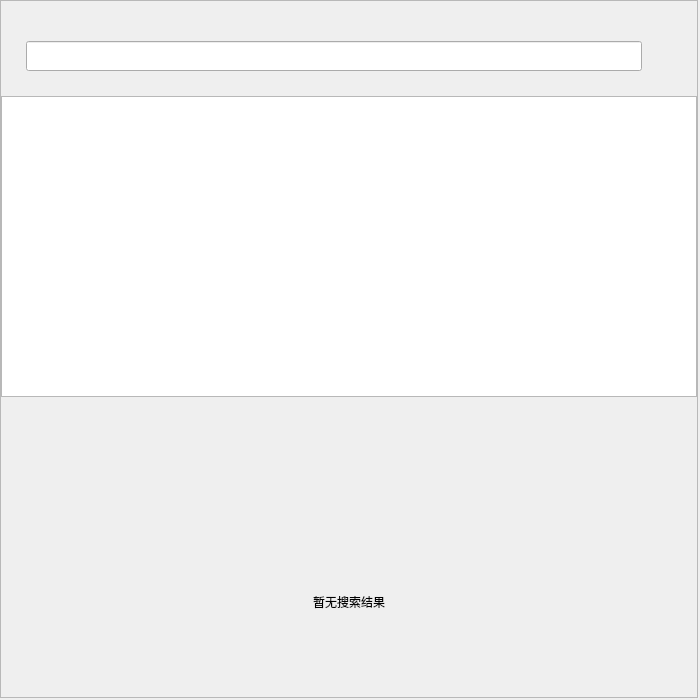
<?xml version="1.0" encoding="UTF-8"?>
<ui version="4.0">
 <class>FindDialog</class>
 <widget class="QDialog" name="FindDialog">
  <property name="enabled">
   <bool>true</bool>
  </property>
  <property name="geometry">
   <rect>
    <x>0</x>
    <y>0</y>
    <width>700</width>
    <height>700</height>
   </rect>
  </property>
  <property name="minimumSize">
   <size>
    <width>700</width>
    <height>700</height>
   </size>
  </property>
  <layout class="QVBoxLayout" name="verticalLayout">
   <property name="spacing">
    <number>0</number>
   </property>
   <property name="leftMargin">
    <number>0</number>
   </property>
   <property name="topMargin">
    <number>0</number>
   </property>
   <property name="rightMargin">
    <number>2</number>
   </property>
   <property name="bottomMargin">
    <number>2</number>
   </property>
   <item>
    <widget class="QFrame" name="lenis_find_frame">
     <property name="frameShape">
      <enum>QFrame::Shape::StyledPanel</enum>
     </property>
     <property name="frameShadow">
      <enum>QFrame::Shadow::Raised</enum>
     </property>
     <layout class="QVBoxLayout" name="verticalLayout_3">
      <property name="spacing">
       <number>0</number>
      </property>
      <property name="leftMargin">
       <number>0</number>
      </property>
      <property name="topMargin">
       <number>0</number>
      </property>
      <property name="rightMargin">
       <number>0</number>
      </property>
      <property name="bottomMargin">
       <number>0</number>
      </property>
      <item>
       <widget class="MyTitleBar" name="lenis_title_bar_wid" native="true">
        <property name="minimumSize">
         <size>
          <width>0</width>
          <height>25</height>
         </size>
        </property>
        <property name="maximumSize">
         <size>
          <width>16777215</width>
          <height>25</height>
         </size>
        </property>
       </widget>
      </item>
      <item>
       <widget class="QWidget" name="lenis_search_wid" native="true">
        <property name="minimumSize">
         <size>
          <width>0</width>
          <height>70</height>
         </size>
        </property>
        <property name="maximumSize">
         <size>
          <width>16777215</width>
          <height>70</height>
         </size>
        </property>
        <layout class="QHBoxLayout" name="horizontalLayout">
         <property name="spacing">
          <number>0</number>
         </property>
         <property name="leftMargin">
          <number>0</number>
         </property>
         <property name="topMargin">
          <number>10</number>
         </property>
         <property name="rightMargin">
          <number>0</number>
         </property>
         <property name="bottomMargin">
          <number>20</number>
         </property>
         <item>
          <spacer name="horizontalSpacer">
           <property name="orientation">
            <enum>Qt::Orientation::Horizontal</enum>
           </property>
           <property name="sizeType">
            <enum>QSizePolicy::Policy::Fixed</enum>
           </property>
           <property name="sizeHint" stdset="0">
            <size>
             <width>25</width>
             <height>20</height>
            </size>
           </property>
          </spacer>
         </item>
         <item>
          <widget class="CustomEdit" name="lenis_search_edit">
           <property name="minimumSize">
            <size>
             <width>0</width>
             <height>30</height>
            </size>
           </property>
           <property name="maximumSize">
            <size>
             <width>16777215</width>
             <height>30</height>
            </size>
           </property>
          </widget>
         </item>
         <item>
          <widget class="QWidget" name="lenis_close_wid" native="true">
           <property name="minimumSize">
            <size>
             <width>30</width>
             <height>30</height>
            </size>
           </property>
           <property name="maximumSize">
            <size>
             <width>30</width>
             <height>30</height>
            </size>
           </property>
           <layout class="QHBoxLayout" name="horizontalLayout_3">
            <property name="spacing">
             <number>0</number>
            </property>
            <property name="leftMargin">
             <number>0</number>
            </property>
            <property name="topMargin">
             <number>0</number>
            </property>
            <property name="rightMargin">
             <number>0</number>
            </property>
            <property name="bottomMargin">
             <number>0</number>
            </property>
            <item>
             <widget class="MyCloseLabel" name="lenis_close_lb">
              <property name="minimumSize">
               <size>
                <width>15</width>
                <height>15</height>
               </size>
              </property>
              <property name="maximumSize">
               <size>
                <width>15</width>
                <height>15</height>
               </size>
              </property>
              <property name="text">
               <string/>
              </property>
              <property name="alignment">
               <set>Qt::AlignmentFlag::AlignCenter</set>
              </property>
             </widget>
            </item>
           </layout>
          </widget>
         </item>
         <item>
          <spacer name="horizontalSpacer_2">
           <property name="orientation">
            <enum>Qt::Orientation::Horizontal</enum>
           </property>
           <property name="sizeType">
            <enum>QSizePolicy::Policy::Fixed</enum>
           </property>
           <property name="sizeHint" stdset="0">
            <size>
             <width>25</width>
             <height>20</height>
            </size>
           </property>
          </spacer>
         </item>
        </layout>
       </widget>
      </item>
      <item>
       <widget class="QListWidget" name="lenis_find_list"/>
      </item>
      <item>
       <widget class="QWidget" name="lenis_not_found_wid" native="true">
        <layout class="QVBoxLayout" name="verticalLayout_2">
         <property name="spacing">
          <number>0</number>
         </property>
         <property name="leftMargin">
          <number>0</number>
         </property>
         <property name="topMargin">
          <number>0</number>
         </property>
         <property name="rightMargin">
          <number>0</number>
         </property>
         <property name="bottomMargin">
          <number>0</number>
         </property>
         <item>
          <spacer name="verticalSpacer_2">
           <property name="orientation">
            <enum>Qt::Orientation::Vertical</enum>
           </property>
           <property name="sizeHint" stdset="0">
            <size>
             <width>20</width>
             <height>40</height>
            </size>
           </property>
          </spacer>
         </item>
         <item>
          <widget class="QWidget" name="widget" native="true">
           <layout class="QHBoxLayout" name="horizontalLayout_2">
            <property name="spacing">
             <number>0</number>
            </property>
            <property name="leftMargin">
             <number>0</number>
            </property>
            <property name="topMargin">
             <number>0</number>
            </property>
            <property name="rightMargin">
             <number>0</number>
            </property>
            <property name="bottomMargin">
             <number>10</number>
            </property>
            <item>
             <spacer name="horizontalSpacer_3">
              <property name="orientation">
               <enum>Qt::Orientation::Horizontal</enum>
              </property>
              <property name="sizeHint" stdset="0">
               <size>
                <width>40</width>
                <height>20</height>
               </size>
              </property>
             </spacer>
            </item>
            <item>
             <widget class="QLabel" name="lenis_null_icon">
              <property name="minimumSize">
               <size>
                <width>100</width>
                <height>100</height>
               </size>
              </property>
              <property name="maximumSize">
               <size>
                <width>100</width>
                <height>100</height>
               </size>
              </property>
              <property name="alignment">
               <set>Qt::AlignmentFlag::AlignCenter</set>
              </property>
             </widget>
            </item>
            <item>
             <spacer name="horizontalSpacer_4">
              <property name="orientation">
               <enum>Qt::Orientation::Horizontal</enum>
              </property>
              <property name="sizeHint" stdset="0">
               <size>
                <width>40</width>
                <height>20</height>
               </size>
              </property>
             </spacer>
            </item>
           </layout>
          </widget>
         </item>
         <item>
          <widget class="QLabel" name="lenis_null_tip">
           <property name="text">
            <string>暂无搜索结果</string>
           </property>
           <property name="alignment">
            <set>Qt::AlignmentFlag::AlignCenter</set>
           </property>
          </widget>
         </item>
         <item>
          <spacer name="verticalSpacer">
           <property name="orientation">
            <enum>Qt::Orientation::Vertical</enum>
           </property>
           <property name="sizeHint" stdset="0">
            <size>
             <width>20</width>
             <height>40</height>
            </size>
           </property>
          </spacer>
         </item>
        </layout>
       </widget>
      </item>
     </layout>
     <zorder>lenis_search_wid</zorder>
     <zorder>lenis_find_list</zorder>
     <zorder>lenis_not_found_wid</zorder>
     <zorder>lenis_title_bar_wid</zorder>
    </widget>
   </item>
  </layout>
 </widget>
 <customwidgets>
  <customwidget>
   <class>CustomEdit</class>
   <extends>QLineEdit</extends>
   <header>customedit.h</header>
  </customwidget>
  <customwidget>
   <class>MyCloseLabel</class>
   <extends>QLabel</extends>
   <header>mycloselabel.h</header>
  </customwidget>
  <customwidget>
   <class>MyTitleBar</class>
   <extends>QWidget</extends>
   <header>mytitlebar.h</header>
   <container>1</container>
  </customwidget>
 </customwidgets>
 <resources/>
 <connections/>
</ui>
